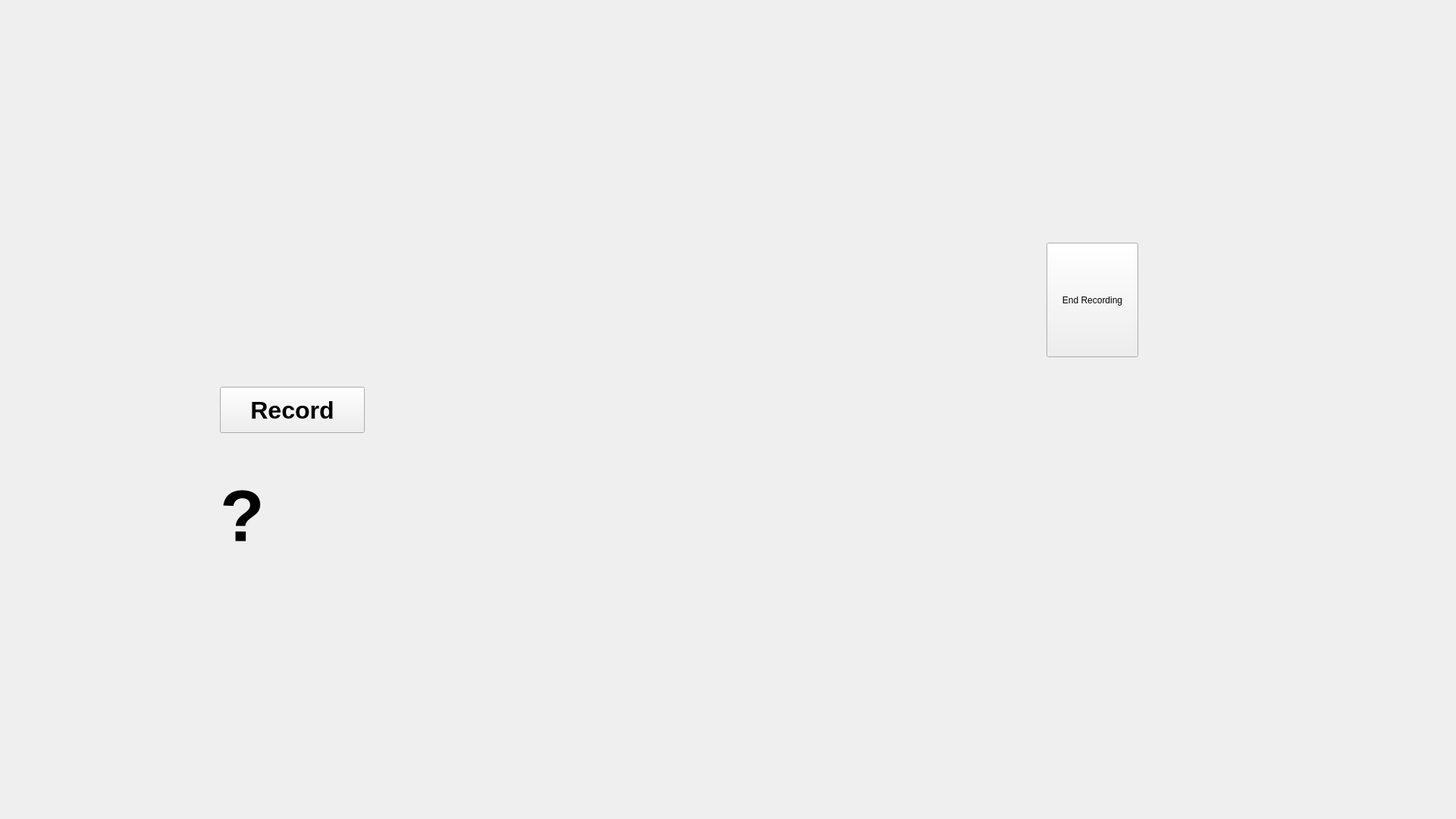
<?xml version="1.0" encoding="UTF-8"?>
<ui version="4.0">
 <class>MainWindow</class>
 <widget class="QMainWindow" name="MainWindow">
  <property name="geometry">
   <rect>
    <x>0</x>
    <y>0</y>
    <width>1920</width>
    <height>1080</height>
   </rect>
  </property>
  <property name="windowTitle">
   <string>MainWindow</string>
  </property>
  <widget class="QWidget" name="centralwidget">
   <widget class="QLabel" name="label">
    <property name="geometry">
     <rect>
      <x>0</x>
      <y>0</y>
      <width>1920</width>
      <height>1080</height>
     </rect>
    </property>
    <property name="text">
     <string/>
    </property>
    <property name="pixmap">
     <pixmap>../../../../pixmap1.png</pixmap>
    </property>
   </widget>
   <widget class="QPushButton" name="recordButton">
    <property name="geometry">
     <rect>
      <x>290</x>
      <y>510</y>
      <width>191</width>
      <height>61</height>
     </rect>
    </property>
    <property name="font">
     <font>
      <pointsize>24</pointsize>
      <weight>75</weight>
      <bold>true</bold>
     </font>
    </property>
    <property name="text">
     <string>Record</string>
    </property>
   </widget>
   <widget class="QLabel" name="indi">
    <property name="geometry">
     <rect>
      <x>290</x>
      <y>590</y>
      <width>961</width>
      <height>181</height>
     </rect>
    </property>
    <property name="font">
     <font>
      <pointsize>72</pointsize>
      <weight>75</weight>
      <bold>true</bold>
     </font>
    </property>
    <property name="text">
     <string>?</string>
    </property>
   </widget>
   <widget class="QPushButton" name="flag">
    <property name="geometry">
     <rect>
      <x>1380</x>
      <y>320</y>
      <width>121</width>
      <height>151</height>
     </rect>
    </property>
    <property name="text">
     <string>End Recording</string>
    </property>
   </widget>
  </widget>
 </widget>
 <resources/>
 <connections/>
</ui>
